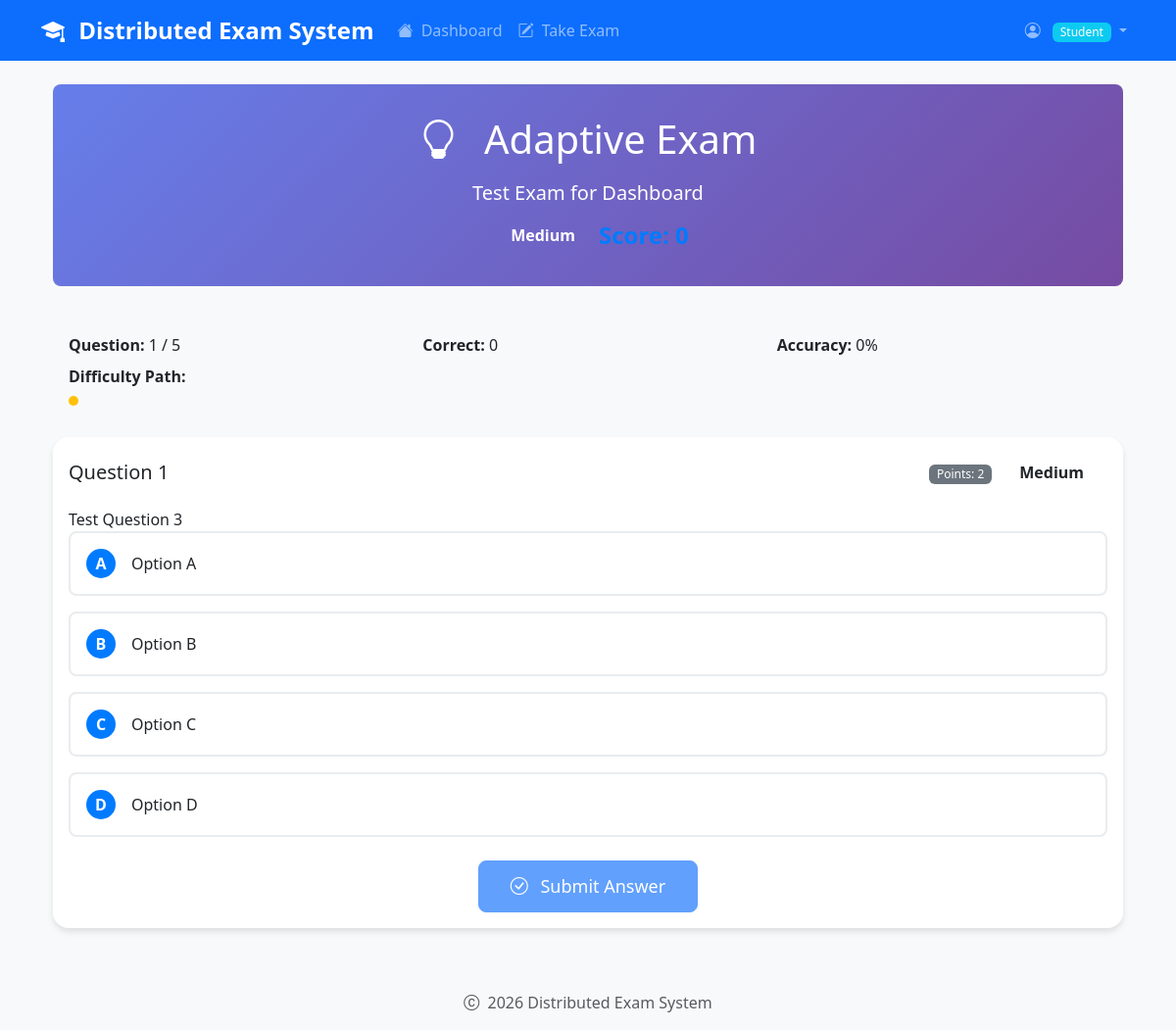
/adaptive/start_exam/2 (signed in), run on the app's committed database.
### app/models.py (models this page shows, shortened)
class Exam(db.Model):
    __tablename__ = 'exams'
    id = db.Column(db.Integer, primary_key=True)
    title = db.Column(db.String(200), nullable=False)
    duration = db.Column(db.Integer, nullable=False)  # Duration in minutes
    created_at = db.Column(db.DateTime, default=datetime.utcnow)
    is_active = db.Column(db.Boolean, default=True)
    questions = db.relationship('Question', backref='exam', lazy=True, cascade='all, delete-orphan')
    responses = db.relationship('Response', backref='exam', lazy=True)

class Question(db.Model):
    __tablename__ = 'questions'
    id = db.Column(db.Integer, primary_key=True)
    exam_id = db.Column(db.Integer, db.ForeignKey('exams.id'), nullable=False)
    text = db.Column(db.Text, nullable=False)
    option1 = db.Column(db.Text, nullable=False)
    option2 = db.Column(db.Text, nullable=False)
    option3 = db.Column(db.Text, nullable=False)
    option4 = db.Column(db.Text, nullable=False)
    correct_answer = db.Column(db.String(1), nullable=False)  # 'A', 'B', 'C', or 'D'
    difficulty = db.Column(db.Integer, default=2)  # 1=Easy, 2=Medium, 3=Hard
    created_at = db.Column(db.DateTime, default=datetime.utcnow)
    def get_options(self):
        return {
            'A': self.option1,
            'B': self.option2,
            'C': self.option3,
            'D': self.option4
        }
    def get_difficulty_name(self):
        difficulty_map = {
            1: 'Easy',
            2: 'Medium',
            3: 'Hard'
        }
        return difficulty_map.get(self.difficulty, 'Unknown')
    def get_score_weight(self):
        weight_map = {
            1: 1,  # Easy = 1 point
            2: 2,  # Medium = 2 points
            3: 3   # Hard = 3 points
        }
        return weight_map.get(self.difficulty, 2)

### app/adaptive_routes.py (the view)
@adaptive_bp.route('/start_exam/<int:exam_id>')
@login_required
def start_adaptive_exam(exam_id):
    try:
        exam = Exam.query.get(exam_id)
        if not exam:
            return jsonify({'error': 'Exam not found'}), 404
        questions = Question.query.filter_by(exam_id=exam_id).all()
        if not questions:
            return jsonify({'error': 'Exam has no questions'}), 400
        session_state = adaptive_service.initialize_adaptive_session(exam_id, current_user.id)
        first_question_result = adaptive_service.get_first_question(exam_id)
        if not first_question_result.get('success'):
            return jsonify(first_question_result), 500
        return render_template('adaptive_exam.html',
                             exam=exam,
                             first_question=first_question_result['question'],
                             current_difficulty=first_question_result['current_difficulty'],
                             difficulty_name=first_question_result['difficulty_name'],
                             total_questions=first_question_result['total_questions'])
    except Exception as e:
        logger.error(f"Error starting adaptive exam: {e}")
        return jsonify({'error': 'Failed to start adaptive exam'}), 500

### app/adaptive_service.py (called while the page is built)
    def get_session_state(self) -> Optional[Dict]:
        return session.get('adaptive_exam')

    def update_session_state(self, updates: Dict):
        current_state = self.get_session_state()
        if current_state:
            current_state.update(updates)
            session['adaptive_exam'] = current_state

### app/models.py (called while the page is built)
    def is_admin(self):
        return self.role == 'admin'

### app/routes.py (called while the page is built)
@login_manager.user_loader
def load_user(user_id):
    return User.query.get(int(user_id))

### app/templates/adaptive_exam.html (shortened to what this page needs)
{% extends "base.html" %}
{% block content %}
<div class="container">
    <div class="adaptive-header">
        <h1 class="mb-3">
            <i class="bi bi-lightbulb me-3"></i>
            Adaptive Exam
        </h1>
        <p class="lead mb-2">{{ exam.title }}</p>
        <div class="d-flex justify-content-center align-items-center flex-wrap">
            <span class="difficulty-indicator difficulty-{{ current_difficulty|lower }}" id="difficultyIndicator">
                {{ difficulty_name }}
            </span>
            <span class="score-display" id="scoreDisplay">Score: 0</span>
        </div>
    </div>
    <div class="progress-info">
        <div class="row">
            <div class="col-md-4">
                <strong>Question:</strong> <span id="questionIndex">1</span> / {{ total_questions }}
            </div>
            <div class="col-md-4">
                <strong>Correct:</strong> <span id="correctCount">0</span>
            </div>
            <div class="col-md-4">
                <strong>Accuracy:</strong> <span id="accuracyDisplay">0%</span>
            </div>
        </div>
        <div class="mt-2">
            <strong>Difficulty Path:</strong>
            <div class="difficulty-history" id="difficultyHistory">
                <div class="difficulty-dot medium"></div>
            </div>
        </div>
    </div>
    <div class="card question-card" id="questionCard">
        <div class="card-body">
            <div class="d-flex justify-content-between align-items-center mb-3">
                <h5 class="card-title mb-0">
                    Question <span id="currentQuestionNumber">1</span>
                </h5>
                <div>
                    <span class="badge bg-secondary">Points: <span id="questionPoints">2</span></span>
                    <span class="difficulty-indicator difficulty-{{ current_difficulty|lower }} ms-2" id="currentDifficulty">
                        {{ difficulty_name }}
                    </span>
                </div>
            </div>
            <div class="question-text" id="questionText">
                {{ first_question.text }}
            </div>
            <div class="options-container" id="optionsContainer">
                {% for option_letter, option_text in first_question.options.items() %}
                <div class="option-card" data-option="{{ option_letter }}" onclick="selectOption('{{ option_letter }}')">
                    <div class="d-flex align-items-center">
                        <span class="option-letter">{{ option_letter }}</span>
                        <span class="option-text">{{ option_text }}</span>
                    </div>
                </div>
                {% endfor %}
            </div>
            <div class="text-center mt-4">
                <button class="btn btn-primary btn-lg" id="submitBtn" onclick="submitAnswer()" disabled>
                    <i class="bi bi-check-circle me-2"></i>
                    Submit Answer
                </button>
            </div>
        </div>
    </div>
</div>
{% endblock %}

### app/static/css/style.css (style rules this page uses)
body { font-family: 'Segoe UI', Tahoma, Geneva, Verdana, sans-serif; background-color: #f8f9fa; }
.card { border: none; border-radius: 0.75rem; box-shadow: 0 0.125rem 0.25rem rgba(0, 0, 0, 0.075); transition: box-shadow 0.15s ease-in-out; }
.btn { border-radius: 0.5rem; font-weight: 500; transition: all 0.2s ease-in-out; }
.btn-lg { padding: 0.75rem 2rem; font-size: 1.125rem; }
.badge { font-weight: 500; }
.question-card { margin-bottom: 2rem; border-left: 4px solid #0d6efd; transition: all 0.3s ease; }

### app/templates/adaptive_exam.html (style rules this page uses)
.adaptive-header { background: linear-gradient(135deg, #667eea 0%, #764ba2 100%); color: white; padding: 2rem 0; margin-bottom: 2rem; border-radius: 0.5rem; text-align: center; }
.difficulty-indicator { display: inline-block; padding: 0.5rem 1rem; border-radius: 2rem; font-weight: bold; margin: 0 0.5rem; }
.question-card { border: none; border-radius: 1rem; box-shadow: 0 4px 6px rgba(0, 0, 0, 0.1); transition: transform 0.3s ease; margin-bottom: 2rem; }
.option-card { border: 2px solid #e9ecef; border-radius: 0.5rem; padding: 1rem; margin-bottom: 1rem; cursor: pointer; transition: all 0.3s ease; }
.option-letter { display: inline-block; width: 30px; height: 30px; border-radius: 50%; background-color: #007bff; color: white; text-align: center; line-height: 30px; font-weight: bold; margin-right: 1rem; }
.score-display { font-size: 1.5rem; font-weight: bold; color: #007bff; }
.progress-info { background-color: #f8f9fa; padding: 1rem; border-radius: 0.5rem; margin-bottom: 1rem; }
.difficulty-history { display: flex; gap: 0.25rem; margin-top: 0.5rem; }
.difficulty-dot { width: 10px; height: 10px; border-radius: 50%; background-color: #6c757d; }
.difficulty-dot.medium { background-color: #ffc107; }

### data on the page
Exam: title "Test Exam for Dashboard"
Question: text "Test Question 3", correct_answer "A", option1 "Option A", option_letter "B", option2 "Option B", option_letter "C", option3 "Option C", option_letter "D", option4 "Option D"

### other printed values
{{ difficulty_name }} "Medium"
{{ total_questions }} "5"
